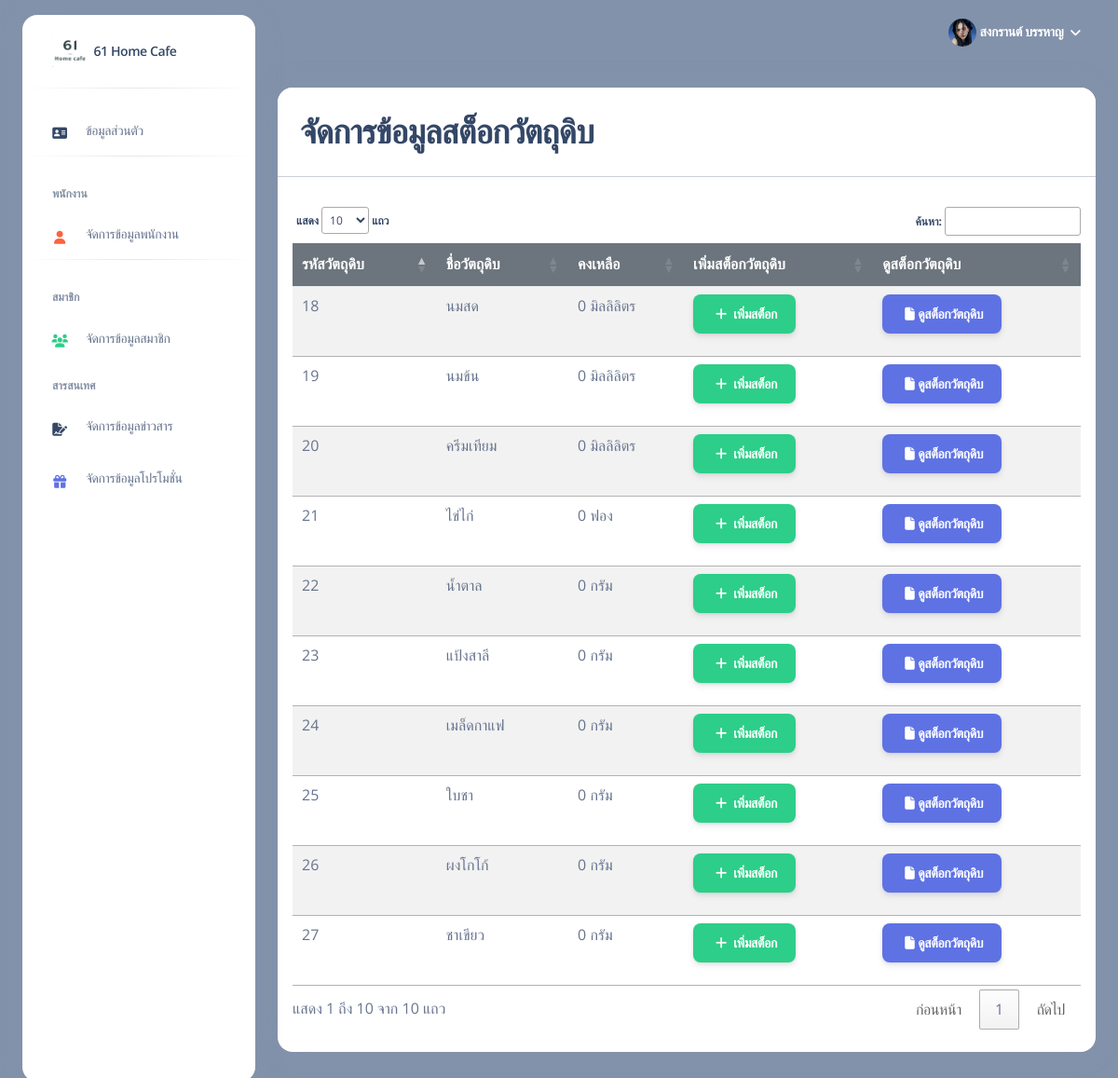
/Back-end/material_stock/material_stock.php (signed in), run on the app's committed database.
### tables this page shows
CREATE TABLE `tb_material_list` (
  `material_id` int(11) NOT NULL,
  `typematerial_id` int(2) NOT NULL,
  `material_name` varchar(100) NOT NULL,
  `material_date_created` datetime NOT NULL,
  `material_date_updated` datetime NOT NULL,
  `material_description` varchar(200) NOT NULL,
  `material_usedunit` varchar(20) NOT NULL,
  `material_buyunit` varchar(20) NOT NULL,
  `material_buyconversionused` double(8,2) DEFAULT NULL,
  `material_delete` int(1) NOT NULL
);

### Back-end/material_stock/material_stock.php (the view, shortened to what this page needs)
<?php
include('../../assets/connect/conn.php');
$time = date("Y-m-d H:i:s", time());
?>
<!DOCTYPE html>
<html lang="en">
<head>
    <link href="../assets/css/nucleo-icons.css" rel="stylesheet" />
    <link href="../assets/css/nucleo-svg.css" rel="stylesheet" />
    <link href="../assets/css/nucleo-svg.css" rel="stylesheet" />
    <link id="pagestyle" href="../assets/css/argon-dashboard.css?v=2.0.4" rel="stylesheet" />
    <link href="../../assets/css/admin_home.css" rel="stylesheet">
    <link href="../../assets/css/body1.css" rel="stylesheet">
    <link rel="stylesheet" type="text/css" href="https://cdn.datatables.net/1.12.1/css/jquery.dataTables.css">
    <link href="../../assets/css/employee1.css" rel="stylesheet">
    <link href="../../assets/css/table-hover.css" rel="stylesheet">
</head>
<body class="g-sidenav-show">
    <?php
    include("../aside_folder.php");
    ?>
    <main class="main-content position-relative border-radius-lg ">
        <?php
        include("../nav_folder.php");
        ?>
        <div class="container-fluid py-4">
            <div class="row">
                <div class="col-12">
                    <div class="card mb-4">
                        <div class="card-header pb-0">
                            <div class='row'>
                                <h2 class='col-6'>จัดการข้อมูลสต็อกวัตถุดิบ</h2>
                            </div>
                        </div>
                        <div class="card-body px-0 pt-0 pb-2">
                            <center>
                                <?php
                                echo "<hr class='bg-dark'>";
                                ?>
                                <div class="table-responsive p-3">
                                    <table class="table table-striped table-hover" id="dataTable" width="100%" cellspacing="0">
                                        <thead class="thead-secondary">
                                            <tr>
                                                <th>รหัสวัตถุดิบ</th>
                                                <th>ชื่อวัตถุดิบ</th>
                                                <th>คงเหลือ</th>
                                                <th>เพิ่มสต็อกวัตถุดิบ</th>
                                                <th>ดูสต็อกวัตถุดิบ</th>
                                            </tr>
                                        </thead>
                                        <tbody>
                                            <?php
                                            $sql = "SELECT * FROM tb_material_list WHERE material_delete='0'";
                                            $result = $connect->query($sql);
                                            while ($row = $result->fetch_array()) {
                                                echo "<td>" . $row['material_id'] . "</td>";
                                                echo "<td>" . $row['material_name'] . "</td>";
                                                $material_id = $row['material_id'];
                                                $material_name = $row['material_name'];
                                                $sql2 = "SELECT sum(material_stock_remaining)as summaterial_stock FROM tb_material_stock_list WHERE material_id='$material_id' AND material_stock_expiry_date>='$time'";
                                                $result2 = mysqli_query($connect, $sql2);
                                                    while ($row2 = mysqli_fetch_assoc($result2)) {
                                                        $summaterial_stock = $row2['summaterial_stock'];
                                                        if($summaterial_stock> 0)
                                                        {
                                                            echo "<td>$summaterial_stock ".$row['material_usedunit']."</td>";
                                                        }
                                                        else
                                                        {
                                                            $summaterial_stock = 0;
                                                            echo "<td>$summaterial_stock ".$row['material_usedunit']."</td>";
                                                        }
                                                    }
                                                    echo "<td><a href='edit_material_stock.php?id=$material_id' class='btn btn-success'> <i class='fas fa-plus m-1'></i>  เพิ่มสต็อก</a></td>";
                                                echo "<td><a href='material_stock2.php?id=$material_id&&name=$material_name' class='btn btn-primary'> <i class='fas fa-file m-1'></i>ดูสต็อกวัตถุดิบ</a></td>";
                                            ?>
                                            <?php
                                            }
                                            ?>
                                        </tbody>
                                    </table>
                                </div>
                            </center>
                        </div>
                    </div>
                </div>
            </div>
        </div>
    </main>
</body>
</html>

### assets/css/body1.css (style rules this page uses)
:root { --input-padding-x: 1.5rem; --input-padding-y: .75rem; }
body { background-color:#6C757D; }

### assets/css/employee1.css (style rules this page uses)
.thead-secondary { color:#fff; --bs-bg-opacity:1; background-color:#6C757D; }

### data on the page
tb_material_list: material_id "18", material_name "นมสด", summaterial_stock "0", material_usedunit "มิลลิลิตร"
tb_material_list: material_id "19", material_name "นมข้น", summaterial_stock "0", material_usedunit "มิลลิลิตร"
tb_material_list: material_id "20", material_name "ครีมเทียม", summaterial_stock "0", material_usedunit "มิลลิลิตร"
tb_material_list: material_id "21", material_name "ไข่ไก่", summaterial_stock "0", material_usedunit "ฟอง"
tb_material_list: material_id "22", material_name "น้ำตาล", summaterial_stock "0", material_usedunit "กรัม"
tb_material_list: material_id "23", material_name "แป้งสาลี", summaterial_stock "0", material_usedunit "กรัม"
tb_material_list: material_id "24", material_name "เมล็ดกาแฟ", summaterial_stock "0", material_usedunit "กรัม"
tb_material_list: material_id "25", material_name "ใบชา", summaterial_stock "0", material_usedunit "กรัม"
tb_material_list: material_id "26", material_name "ผงโกโก้", summaterial_stock "0", material_usedunit "กรัม"
tb_material_list: material_id "27", material_name "ชาเขียว", summaterial_stock "0", material_usedunit "กรัม"

### other printed values
$_SESSION['employee_firstname'] "สงกรานต์"
$_SESSION['employee_surname'] "บรรหาญ"
